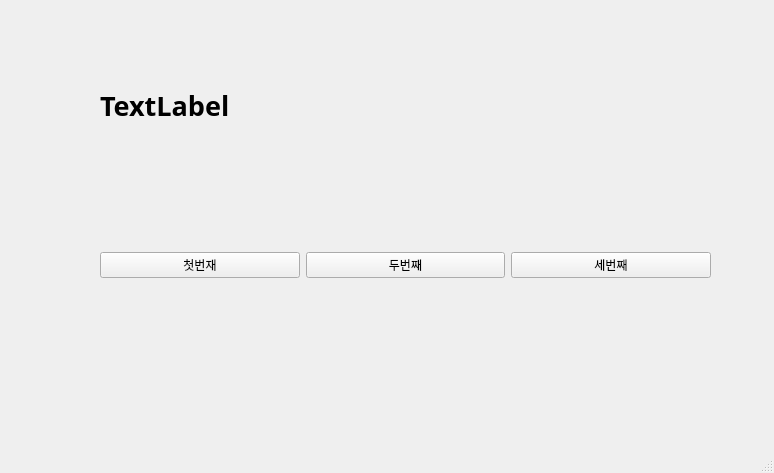
<?xml version="1.0" encoding="UTF-8"?>
<ui version="4.0">
 <class>MainWindow</class>
 <widget class="QMainWindow" name="MainWindow">
  <property name="geometry">
   <rect>
    <x>0</x>
    <y>0</y>
    <width>774</width>
    <height>473</height>
   </rect>
  </property>
  <property name="windowTitle">
   <string>MainWindow</string>
  </property>
  <widget class="QWidget" name="centralwidget">
   <widget class="QWidget" name="horizontalLayoutWidget">
    <property name="geometry">
     <rect>
      <x>100</x>
      <y>180</y>
      <width>611</width>
      <height>171</height>
     </rect>
    </property>
    <layout class="QHBoxLayout" name="horizontalLayout">
     <item>
      <widget class="QPushButton" name="pushButton_3">
       <property name="text">
        <string>첫번재</string>
       </property>
      </widget>
     </item>
     <item>
      <widget class="QPushButton" name="pushButton_2">
       <property name="text">
        <string>두번째</string>
       </property>
      </widget>
     </item>
     <item>
      <widget class="QPushButton" name="pushButton">
       <property name="text">
        <string>세번째</string>
       </property>
      </widget>
     </item>
    </layout>
   </widget>
   <widget class="QLabel" name="label">
    <property name="geometry">
     <rect>
      <x>100</x>
      <y>80</y>
      <width>601</width>
      <height>51</height>
     </rect>
    </property>
    <property name="font">
     <font>
      <family>맑은 고딕</family>
      <pointsize>20</pointsize>
      <weight>75</weight>
      <bold>true</bold>
     </font>
    </property>
    <property name="text">
     <string>TextLabel</string>
    </property>
   </widget>
  </widget>
  <widget class="QMenuBar" name="menubar">
   <property name="geometry">
    <rect>
     <x>0</x>
     <y>0</y>
     <width>774</width>
     <height>21</height>
    </rect>
   </property>
  </widget>
  <widget class="QStatusBar" name="statusbar"/>
 </widget>
 <resources/>
 <connections>
  <connection>
   <sender>pushButton_3</sender>
   <signal>clicked()</signal>
   <receiver>MainWindow</receiver>
   <slot>firstClick()</slot>
   <hints>
    <hint type="sourcelabel">
     <x>157</x>
     <y>284</y>
    </hint>
    <hint type="destinationlabel">
     <x>195</x>
     <y>344</y>
    </hint>
   </hints>
  </connection>
  <connection>
   <sender>pushButton_2</sender>
   <signal>clicked()</signal>
   <receiver>MainWindow</receiver>
   <slot>secondClick()</slot>
   <hints>
    <hint type="sourcelabel">
     <x>354</x>
     <y>280</y>
    </hint>
    <hint type="destinationlabel">
     <x>405</x>
     <y>344</y>
    </hint>
   </hints>
  </connection>
  <connection>
   <sender>pushButton</sender>
   <signal>clicked()</signal>
   <receiver>MainWindow</receiver>
   <slot>thirdClick()</slot>
   <hints>
    <hint type="sourcelabel">
     <x>580</x>
     <y>280</y>
    </hint>
    <hint type="destinationlabel">
     <x>645</x>
     <y>338</y>
    </hint>
   </hints>
  </connection>
 </connections>
 <slots>
  <slot>firstClick()</slot>
  <slot>secondClick()</slot>
  <slot>thirdClick()</slot>
 </slots>
</ui>
